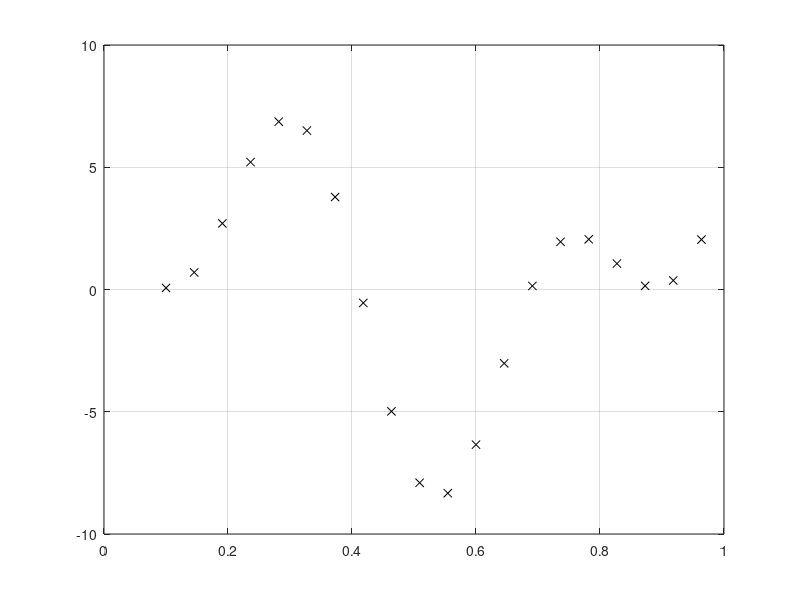

The MATLAB script that drew this image:
clc;

    % žingsnis:
    n = 0.3;

% Aproksimavimo intervalas:
x = 0.1:1/22:1;
fprintf("x:"); disp(x);

% Aproksimuojamoji funkcija (tikrosios vertės):
d = 5*sin(8*x) + 4*cos(16*x + pi/3);
fprintf("d:"); disp(d);

plot(x, d, 'kx'); grid;

% Pasirenku naudoti 4 neuronų paslėptąjį sl.

% Pradines koeficientų reikšmes imu atsitiktines:
w1_11_n0 = rand(1);  b1_1_n0  = rand(1);
w1_21_n0 = rand(1);  b1_2_n0  = rand(1);
w1_31_n0 = rand(1);  b1_3_n0  = rand(1);
w1_41_n0 = rand(1);  b1_4_n0  = rand(1);
w1_51_n0 = rand(1);  b1_5_n0  = rand(1);
w1_61_n0 = rand(1);  b1_6_n0  = rand(1);

w2_11_n0 = rand(1);
w2_12_n0 = rand(1);
w2_13_n0 = rand(1);
w2_14_n0 = rand(1);
w2_15_n0 = rand(1);
w2_16_n0 = rand(1);
b2_1_n0  = rand(1);

% Skaičiuoju tinklo atsaką,
y = zeros(1, length(x));
% ... ir kiekvienos iteracijos klaidas,
e = zeros(1, length(x));

for i=1:length(x)
    % paslėptojo sl. neuronų įėjimai:
    v1 = x(i) * w1_11_n0 + b1_1_n0;
    v2 = x(i) * w1_21_n0 + b1_2_n0;
    v3 = x(i) * w1_31_n0 + b1_3_n0;
    v4 = x(i) * w1_41_n0 + b1_4_n0;
    v5 = x(i) * w1_51_n0 + b1_5_n0;
    v6 = x(i) * w1_61_n0 + b1_6_n0;

    % ... jų išėjimai:
    y1 = tanh(v1);
    y2 = tanh(v2);
    y3 = tanh(v3);
    y4 = tanh(v4);
    y5 = tanh(v5);
    y6 = tanh(v6);

    % iš. sl. neurono išėjimas:
    y(i) = y1 * w2_11_n0 + ...
           y2 * w2_12_n0 + ...
           y3 * w2_13_n0 + ...
           y4 * w2_14_n0 + ...
           y5 * w2_15_n0 + ...
           y6 * w2_16_n0 + ...
                b2_1_n0;

    % iteracijos klaida:
    e(i) = d(i) - y(i);

    % sumatoriaus aktyvavimo funkcija = v;
    % jos išvestinė (pagal v) = 1;

    % imame tikslo funkciją = e^2/2;
    % jos išvestinė (pagal e) = e;

    % išėjimo sl. gradientas:
    delta2 = 1 * e(i);

    % išėjimo sl. koeficientai (tikslinimas):
    w2_11_n1 = w2_11_n0 + n * delta2 * y1;
    w2_12_n1 = w2_12_n0 + n * delta2 * y2;
    w2_13_n1 = w2_13_n0 + n * delta2 * y3;
    w2_14_n1 = w2_14_n0 + n * delta2 * y4;
    w2_15_n1 = w2_15_n0 + n * delta2 * y5;
    w2_16_n1 = w2_16_n0 + n * delta2 * y6;
    b2_1_n1  = b2_1_n0  + n * delta2;

    % paslėptojo sl. gradientai:
        % phi(v)=tanh(v) išvestinė (pagal v) = (1 - y * y);
    delta1_1 = (1 - y(i) * y(i)) * delta2 * w2_11_n0;
    delta1_2 = (1 - y(i) * y(i)) * delta2 * w2_12_n0;
    delta1_3 = (1 - y(i) * y(i)) * delta2 * w2_13_n0;
    delta1_4 = (1 - y(i) * y(i)) * delta2 * w2_14_n0;
    delta1_5 = (1 - y(i) * y(i)) * delta2 * w2_15_n0;
    delta1_6 = (1 - y(i) * y(i)) * delta2 * w2_16_n0;

    % paslėptojo sl. koeficientai (tikslinimas):
    w1_11_n0 = w1_11_n0 + n * delta1_1 * x(i);
    w1_21_n0 = w1_21_n0 + n * delta1_2 * x(i);
    w1_31_n0 = w1_31_n0 + n * delta1_3 * x(i);
    w1_41_n0 = w1_41_n0 + n * delta1_4 * x(i);
    w1_51_n0 = w1_51_n0 + n * delta1_5 * x(i);
    w1_61_n0 = w1_61_n0 + n * delta1_6 * x(i);

    b1_1_n0  = b1_1_n0  + n * delta1_1;
    b1_2_n0  = b1_2_n0  + n * delta1_2;
    b1_3_n0  = b1_3_n0  + n * delta1_3;
    b1_4_n0  = b1_4_n0  + n * delta1_4;
    b1_5_n0  = b1_5_n0  + n * delta1_5;
    b1_6_n0  = b1_6_n0  + n * delta1_6;

    % atnaujintus koeficientus įrašome į senųjų vietą (jau nebeverta saugoti):
    w2_11_n0 = w2_11_n1;
    w2_12_n0 = w2_12_n1;
    w2_13_n0 = w2_13_n1;
    w2_14_n0 = w2_14_n1;
    w2_15_n0 = w2_15_n1;
    w2_16_n0 = w2_16_n1;
    b2_1_n0  = b2_1_n1;

    %% galimai šito nereikės, kadangi gradientų skaičiavimui reikalingos
    %% senosios w-vertės panaudotos prieš jų atnaujinimą
    %% (sugrupavus delta1_* skaičiavimus kartu, aukščiau).
    %% w1_11_n0 = w1_11_n1;
end

fprintf("y:"); disp(y);
fprintf("e:"); disp(e);

% patikrinkime perceptrono veiksnumą:

x(i) = 0.7612; % tada y turėtų būti:
d(i) = 2.198;

    v1 = x(i) * w1_11_n0 + b1_1_n0;
    v2 = x(i) * w1_21_n0 + b1_2_n0;
    v3 = x(i) * w1_31_n0 + b1_3_n0;
    v4 = x(i) * w1_41_n0 + b1_4_n0;
    v5 = x(i) * w1_51_n0 + b1_5_n0;
    v6 = x(i) * w1_61_n0 + b1_6_n0;

    % ... jų išėjimai:
    y1 = tanh(v1);
    y2 = tanh(v2);
    y3 = tanh(v3);
    y4 = tanh(v4);
    y5 = tanh(v5);
    y6 = tanh(v6);

    % iš. sl. neurono išėjimas:
    y(i) = y1 * w2_11_n0 + ...
           y2 * w2_12_n0 + ...
           y3 * w2_13_n0 + ...
           y4 * w2_14_n0 + ...
           y5 * w2_15_n0 + ...
           y6 * w2_16_n0 + ...
                b2_1_n0;

    % iteracijos klaida:
    e(i) = d(i) - y(i);

fprintf("x = %f, d = %f, aproksimuotas y = %f, paklaida e = %f.\n", x(i), d(i), y(i), e(i));
% kai x=0.7612, gauname y=1.212585 (vietoj 2.198)
%
% Po mano klaidos pataisymo paklaida vis tiek didoka su n=0.1 ir 40 taškų:
% x = 0.761200, d = 2.198000, aproksimuotas y = 2.782822, paklaida e = -0.584822.
%
% O su n=0.3 ir 20 taškų išvis baisu:
% x = 0.761200, d = 2.198000, aproksimuotas y = 64.335443, paklaida e = -62.137443.

fprintf("Pabaiga.\n");
